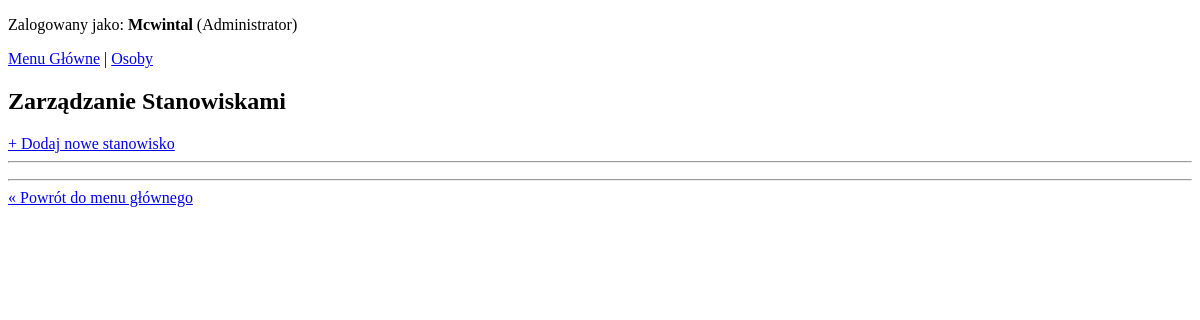
Page /wypozyczalnia_filmow/html/stanowiska/ (signed in) on the earlier database version.
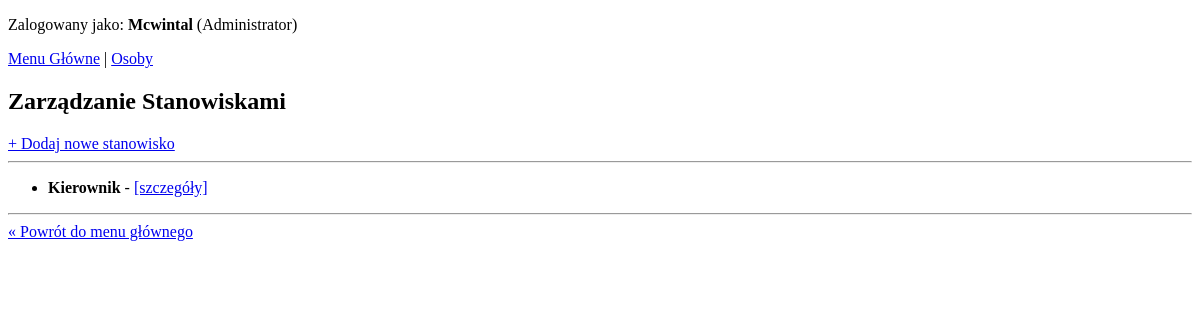
Same page on the later database version.
### wypozyczalnia_filmow/models.py (models this page shows, shortened)
class Stanowisko(models.Model):
    nazwa = models.CharField(max_length=50, blank = False, null = False)
    opis = models.TextField(blank = True, null = True)
    class Meta:
        ordering = ['nazwa']
        verbose_name = "Stanowisko"
        verbose_name_plural = "Stanowiska"

### wypozyczalnia_filmow/views.py (the view)
# urls.py: path('html/stanowiska/', views.stanowisko_list_html, name='stanowisko-list-html'),
@user_passes_test(lambda u: u.is_superuser)
def stanowisko_list_html(request):
    stanowiska = Stanowisko.objects.all()
    return render(request, 'wypozyczalnia_filmow/stanowisko/list.html', {'stanowiska': stanowiska})

### wypozyczalnia_filmow/templates/wypozyczalnia_filmow/stanowisko/list.html (shortened to what this page needs)
<!DOCTYPE html>
<html lang="pl">
<head>
</head>
<body>
    <p>Zalogowany jako: <strong>{{ user.username }}</strong> (Administrator)</p>
    <nav>
        <a href="{% url 'welcome' %}">Menu Główne</a> |
        <a href="{% url 'osoba-list-html' %}">Osoby</a>
    </nav>
    <h2>Zarządzanie Stanowiskami</h2>
    <a href="{% url 'stanowisko-create-html' %}">+ Dodaj nowe stanowisko</a>
    <hr>
    <ul>
        {% for s in stanowiska %}
            <li>
                <strong>{{ s.nazwa }}</strong>
                - <a href="{% url 'stanowisko-detail-html' s.id %}">[szczegóły]</a>
            </li>
        {% endfor %}
    </ul>
    <hr>
    <a href="{% url 'welcome' %}">« Powrót do menu głównego</a>
</body>
</html>

Differences in the rows shown:
added Stanowisko: nazwa "Kierownik"
